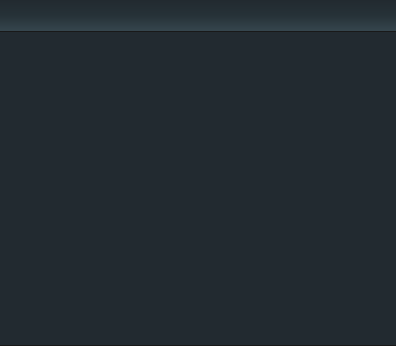
<?xml version="1.0" encoding="UTF-8"?>
<ui version="4.0">
 <class>LobbyPrizes</class>
 <widget class="QWidget" name="LobbyPrizes">
  <property name="geometry">
   <rect>
    <x>0</x>
    <y>0</y>
    <width>396</width>
    <height>346</height>
   </rect>
  </property>
  <property name="minimumSize">
   <size>
    <width>396</width>
    <height>346</height>
   </size>
  </property>
  <property name="maximumSize">
   <size>
    <width>396</width>
    <height>346</height>
   </size>
  </property>
  <property name="styleSheet">
   <string notr="true">* {
    outline: 0;
}

QTableView, QTableView::item, QTableView * {
    outline: 0;
}

QTableView
{
    background-color: #222a30;
    alternate-background-color: #37474f;
    gridline-color: rgba(0, 220, 0, 10);
}
QTableView::item:selected {
    
    background-color: #cfd8dc;
    color: #191919;
}
QTableView::item {
    font: 11px &quot;Open Sans&quot;;
    color: #fafafa;
}

QHeaderView::section
{
     border-top: 1px solid #455a64;
border-left: 1px solid #455a64;
border-bottom: 1px solid #191919;
border-right: 1px solid #191919;

    background-color: qlineargradient(spread:pad, x1:0, y1:1, x2:0, y2:0, stop:0 rgba(55, 71, 79, 255), stop:0.5 rgba(38, 50, 56, 255), stop:1 rgba(34, 42, 48, 255));
}

QHeaderView::section:hover{
background-color: qlineargradient(spread:pad, x1:0, y1:1, x2:0, y2:0, stop:0 rgba(34, 43, 49, 255), stop:0.95 rgba(131, 171, 190, 255), stop:1 rgba(131, 171, 190, 255));
}

QHeaderView::section:pressed{
	background-color: qlineargradient(spread:reflect, x1:0, y1:0, x2:0, y2:1, stop:0 rgba(1, 1, 1, 255), stop:0.162011 rgba(45, 45, 45, 255), stop:0.49162 rgba(19, 19, 19, 255), stop:1 rgba(37, 37, 37, 255));
} *{outline: 0;}
</string>
  </property>
  <layout class="QVBoxLayout" name="verticalLayout" stretch="4,39">
   <property name="spacing">
    <number>0</number>
   </property>
   <property name="leftMargin">
    <number>0</number>
   </property>
   <property name="topMargin">
    <number>0</number>
   </property>
   <property name="rightMargin">
    <number>0</number>
   </property>
   <property name="bottomMargin">
    <number>0</number>
   </property>
   <item>
    <widget class="QWidget" name="header" native="true">
     <property name="styleSheet">
      <string notr="true">.QWidget {
    
	background-color: qlineargradient(spread:pad, x1:0, y1:1, x2:0, y2:0, stop:0 rgba(55, 71, 79, 255), stop:0.5 rgba(38, 50, 56, 255), stop:1 rgba(34, 42, 48, 255));
border-bottom: 1px solid #191919;
}

QLineEdit {
    background-color: #455a64;
    background-color: qlineargradient(spread:pad, x1:0, y1:1, x2:0, y2:0, stop:0 rgba(109, 138, 158, 100), stop:0.805 rgba(69, 89, 99, 126), stop:1 rgba(36, 49, 56, 255));
    border-radius: 10px;
    border: 1px solid #191919;
   color: #78909c;
padding:0px 6px 2px 14px;
font: 11px &quot;Open Sans&quot;;
	image: url(:/textures/Common/Tournament/icon_search.png);
    image-position: right bottom;
}</string>
     </property>
    </widget>
   </item>
   <item>
    <widget class="QTableView" name="tableView">
     <property name="styleSheet">
      <string notr="true">QTableView {
    border: none;
    border-bottom: 1px solid #191919;
    alternate-background-color: #37474f;
    
	background-color: rgb(34, 42, 48);
	selection-background-color: rgb(207, 216, 220);
    font-size: 11px;
    text-align: center;
}

QTableView::item {
    
}

QHeaderView {
	background-color: qlineargradient(spread:pad, x1:0, y1:1, x2:0, y2:0, stop:0 rgba(55, 71, 79, 255), stop:0.5 rgba(38, 50, 56, 255), stop:1 rgba(34, 42, 48, 255));
 border-bottom: 1px solid #191919;
}
QHeaderView:section {
	background-color: qlineargradient(spread:pad, x1:0, y1:1, x2:0, y2:0, stop:0 rgba(55, 71, 79, 255), stop:0.5 rgba(38, 50, 56, 255), stop:1 rgba(34, 42, 48, 255));
    height: 24px;
    border: none;
    border-right: 1px solid #191919;
    border-left: 1px solid #455a64;
 border-bottom: 1px solid #191919;
color: #b0bec5;
font: 11px &quot;Open Sans&quot;;
}</string>
     </property>
     <property name="verticalScrollBarPolicy">
      <enum>Qt::ScrollBarAsNeeded</enum>
     </property>
     <property name="horizontalScrollBarPolicy">
      <enum>Qt::ScrollBarAlwaysOff</enum>
     </property>
     <property name="editTriggers">
      <set>QAbstractItemView::NoEditTriggers</set>
     </property>
     <property name="alternatingRowColors">
      <bool>true</bool>
     </property>
     <property name="selectionMode">
      <enum>QAbstractItemView::NoSelection</enum>
     </property>
     <property name="showGrid">
      <bool>false</bool>
     </property>
     <property name="gridStyle">
      <enum>Qt::NoPen</enum>
     </property>
     <property name="sortingEnabled">
      <bool>true</bool>
     </property>
     <property name="cornerButtonEnabled">
      <bool>false</bool>
     </property>
     <attribute name="horizontalHeaderDefaultSectionSize">
      <number>90</number>
     </attribute>
     <attribute name="horizontalHeaderMinimumSectionSize">
      <number>30</number>
     </attribute>
     <attribute name="verticalHeaderVisible">
      <bool>false</bool>
     </attribute>
     <attribute name="verticalHeaderDefaultSectionSize">
      <number>16</number>
     </attribute>
     <attribute name="verticalHeaderMinimumSectionSize">
      <number>16</number>
     </attribute>
    </widget>
   </item>
  </layout>
 </widget>
 <resources>
  <include location="../../resources.qrc"/>
 </resources>
 <connections/>
</ui>
